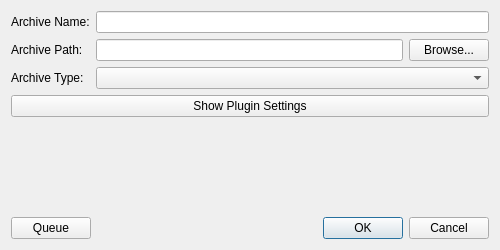
<?xml version="1.0" encoding="UTF-8"?>
<ui version="4.0">
    <class>CreateArchiveDialog</class>
    <widget class="QDialog" name="CreateArchiveDialog">
        <property name="geometry">
            <rect>
                <x>0</x>
                <y>0</y>
                <width>500</width>
                <height>250</height>
            </rect>
        </property>
        <property name="windowTitle">
            <string>Create Archive</string>
        </property>
        <layout class="QVBoxLayout" name="verticalLayout">
            <item>
                <layout class="QFormLayout" name="formLayout">
                    <item row="0" column="0">
                        <widget class="QLabel" name="label_name">
                            <property name="text">
                                <string>Archive Name:</string>
                            </property>
                        </widget>
                    </item>
                    <item row="0" column="1">
                        <widget class="QLineEdit" name="name_edit"/>
                    </item>
                    <item row="1" column="0">
                        <widget class="QLabel" name="label_path">
                            <property name="text">
                                <string>Archive Path:</string>
                            </property>
                        </widget>
                    </item>
                    <item row="1" column="1">
                        <layout class="QHBoxLayout" name="horizontalLayout">
                            <item>
                                <widget class="QLineEdit" name="path_edit"/>
                            </item>
                            <item>
                                <widget class="QPushButton" name="browse_button">
                                    <property name="text">
                                        <string>Browse...</string>
                                    </property>
                                </widget>
                            </item>
                        </layout>
                    </item>
                    <item row="2" column="0">
                        <widget class="QLabel" name="label_type">
                            <property name="text">
                                <string>Archive Type:</string>
                            </property>
                        </widget>
                    </item>
                    <item row="2" column="1">
                        <widget class="QComboBox" name="type_combo"/>
                    </item>
                </layout>
            </item>
            <item>
                <widget class="QPushButton" name="settings_button">
                    <property name="text">
                        <string>Show Plugin Settings</string>
                    </property>
                </widget>
            </item>
            <item>
                <spacer name="verticalSpacer">
                    <property name="orientation">
                        <enum>Qt::Vertical</enum>
                    </property>
                    <property name="sizeHint" stdset="0">
                        <size>
                            <width>20</width>
                            <height>40</height>
                        </size>
                    </property>
                </spacer>
            </item>
            <item>
                <layout class="QHBoxLayout" name="horizontalLayout_2">
                    <item>
                        <widget class="QPushButton" name="queue_button">
                            <property name="text">
                                <string>Queue</string>
                            </property>
                        </widget>
                    </item>
                    <item>
                        <spacer name="horizontalSpacer">
                            <property name="orientation">
                                <enum>Qt::Horizontal</enum>
                            </property>
                            <property name="sizeHint" stdset="0">
                                <size>
                                    <width>40</width>
                                    <height>20</height>
                                </size>
                            </property>
                        </spacer>
                    </item>
                    <item>
                        <widget class="QDialogButtonBox" name="buttonBox">
                            <property name="standardButtons">
                                <set>QDialogButtonBox::Cancel|QDialogButtonBox::Ok</set>
                            </property>
                        </widget>
                    </item>
                </layout>
            </item>
        </layout>
    </widget>
    <resources/>
    <connections>
        <connection>
            <sender>buttonBox</sender>
            <signal>accepted()</signal>
            <receiver>CreateArchiveDialog</receiver>
            <slot>accept()</slot>
            <hints>
                <hint type="sourcelabel">
                    <x>248</x>
                    <y>254</y>
                </hint>
                <hint type="destinationlabel">
                    <x>157</x>
                    <y>274</y>
                </hint>
            </hints>
        </connection>
        <connection>
            <sender>buttonBox</sender>
            <signal>rejected()</signal>
            <receiver>CreateArchiveDialog</receiver>
            <slot>reject()</slot>
            <hints>
                <hint type="sourcelabel">
                    <x>316</x>
                    <y>260</y>
                </hint>
                <hint type="destinationlabel">
                    <x>286</x>
                    <y>274</y>
                </hint>
            </hints>
        </connection>
    </connections>
</ui>
